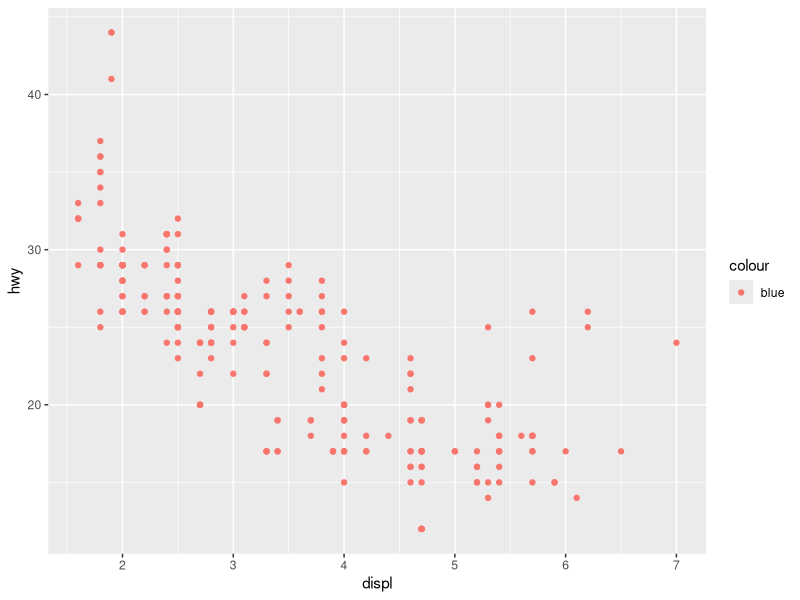
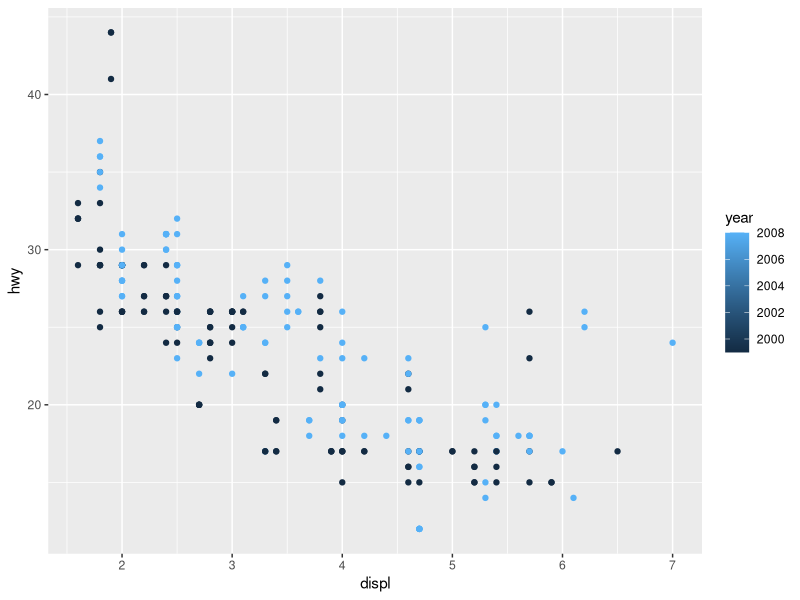
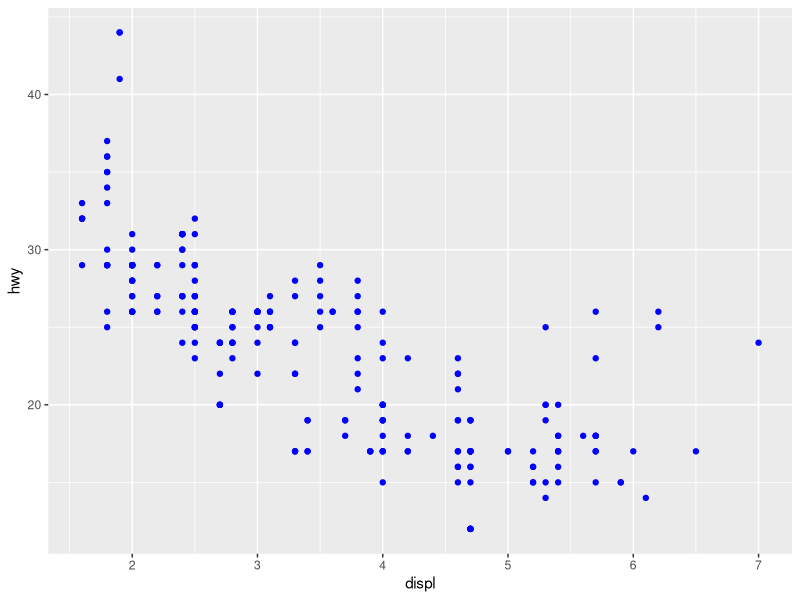

These charts were generated, in order, by the following R code:
## ---- chunk 1
library(dplyr)
library(ggplot2)
## ---- chunk 2
ggplot(data = mpg) + 
  geom_point(mapping = aes(x = displ, y = hwy, color = "blue"))
## ---- chunk 3
ggplot(data = mpg) + 
  geom_point(mapping = aes(x = displ, y = hwy, color = year))
## ---- chunk 4
ggplot(data = mpg) + 
  geom_point(mapping = aes(x = displ, y = hwy), color = "blue")
